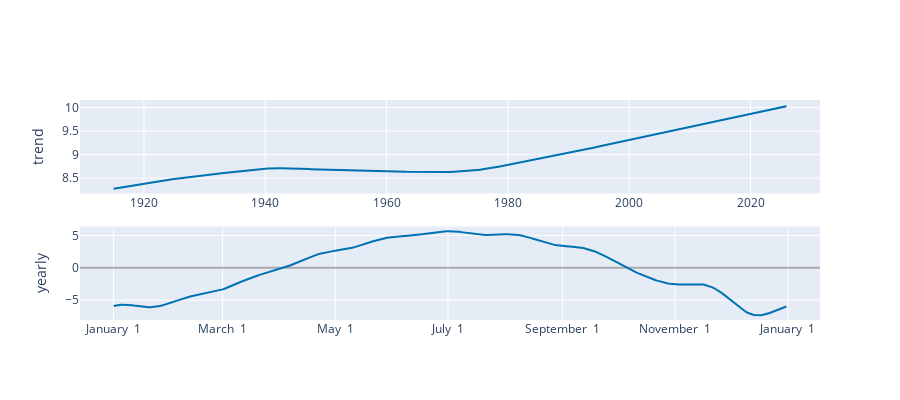

Notebook code for this chart:
### Code cell
plot_components_plotly(model, forecast)

### Figure 1 — Plotly figure (JSON) as saved in the notebook; plotly's stock layout.template omitted (floating-point values rounded to 4 significant figures; data arrays with more than 128 entries replaced by an {"elided": "..."} marker saying what was removed)
{"data": [{"line": {"color": "#0072B2", "width": 2}, "mode": "lines", "name": "trend", "type": "scatter", "x": {"elided": "4862 str values"}, "xaxis": "x", "y": {"elided": "4862 float values"}, "yaxis": "y"}, {"line": {"color": "rgba(0, 114, 178, 0.2)", "width": 0}, "mode": "lines", "name": "trend_upper", "type": "scatter", "x": {"elided": "4862 str values"}, "xaxis": "x", "y": {"elided": "4862 float values"}, "yaxis": "y"}, {"fill": "tonexty", "fillcolor": "rgba(0, 114, 178, 0.2)", "line": {"color": "rgba(0, 114, 178, 0.2)", "width": 0}, "mode": "lines", "name": "trend_lower", "type": "scatter", "x": {"elided": "4862 str values"}, "xaxis": "x", "y": {"elided": "4862 float values"}, "yaxis": "y"}, {"line": {"color": "#0072B2", "width": 2}, "mode": "lines", "name": "yearly", "type": "scatter", "x": {"elided": "365 str values"}, "xaxis": "x2", "y": {"elided": "365 float values"}, "yaxis": "y2"}], "layout": {"height": 400, "showlegend": false, "width": 900, "xaxis": {"anchor": "y", "domain": [0, 1], "range": ["1909-06-15T13:12:00", "2031-06-15T10:48:00"], "type": "date"}, "xaxis2": {"anchor": "y2", "domain": [0, 1], "range": ["2016-12-13T18:54:02.958904115", "2018-01-18T11:04:57.863013581"], "tickformat": "%B %e", "type": "date"}, "yaxis": {"anchor": "x", "domain": [0.575, 1], "rangemode": "normal", "title": {"text": "trend"}, "zerolinecolor": "#AAA"}, "yaxis2": {"anchor": "x2", "domain": [0, 0.425], "title": {"text": "yearly"}, "zerolinecolor": "#AAA"}}}
